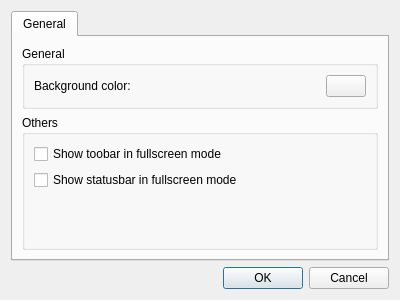
<?xml version="1.0" encoding="UTF-8"?>
<ui version="4.0">
 <class>config_dialog</class>
 <widget class="QDialog" name="config_dialog">
  <property name="windowModality">
   <enum>Qt::ApplicationModal</enum>
  </property>
  <property name="geometry">
   <rect>
    <x>0</x>
    <y>0</y>
    <width>400</width>
    <height>300</height>
   </rect>
  </property>
  <property name="windowTitle">
   <string>Pynocchio Config</string>
  </property>
  <property name="windowIcon">
   <iconset resource="../resource/main_window.qrc">
    <normaloff>:/icons/icons/freeiconmaker_14.png</normaloff>:/icons/icons/freeiconmaker_14.png</iconset>
  </property>
  <layout class="QVBoxLayout" name="verticalLayout_3">
   <item>
    <widget class="QTabWidget" name="tabWidget">
     <property name="currentIndex">
      <number>0</number>
     </property>
     <widget class="QWidget" name="tab">
      <attribute name="title">
       <string>General</string>
      </attribute>
      <layout class="QVBoxLayout" name="verticalLayout_4">
       <item>
        <widget class="QGroupBox" name="groupBox">
         <property name="title">
          <string>General</string>
         </property>
         <layout class="QVBoxLayout" name="verticalLayout">
          <item>
           <layout class="QHBoxLayout" name="horizontalLayout">
            <item>
             <widget class="QLabel" name="label">
              <property name="text">
               <string>Background color: </string>
              </property>
             </widget>
            </item>
            <item>
             <spacer name="horizontalSpacer">
              <property name="orientation">
               <enum>Qt::Horizontal</enum>
              </property>
              <property name="sizeHint" stdset="0">
               <size>
                <width>40</width>
                <height>20</height>
               </size>
              </property>
             </spacer>
            </item>
            <item>
             <widget class="ColorButton" name="background_color_button">
              <property name="text">
               <string/>
              </property>
             </widget>
            </item>
           </layout>
          </item>
         </layout>
        </widget>
       </item>
       <item>
        <widget class="QGroupBox" name="groupBox_2">
         <property name="title">
          <string>Others</string>
         </property>
         <layout class="QVBoxLayout" name="verticalLayout_2">
          <item>
           <widget class="QCheckBox" name="checkBox">
            <property name="text">
             <string>Show toobar in fullscreen mode</string>
            </property>
           </widget>
          </item>
          <item>
           <widget class="QCheckBox" name="checkBox_2">
            <property name="text">
             <string>Show statusbar in fullscreen mode</string>
            </property>
           </widget>
          </item>
          <item>
           <spacer name="verticalSpacer">
            <property name="orientation">
             <enum>Qt::Vertical</enum>
            </property>
            <property name="sizeHint" stdset="0">
             <size>
              <width>20</width>
              <height>40</height>
             </size>
            </property>
           </spacer>
          </item>
         </layout>
        </widget>
       </item>
      </layout>
     </widget>
    </widget>
   </item>
   <item>
    <widget class="QDialogButtonBox" name="buttonBox">
     <property name="orientation">
      <enum>Qt::Horizontal</enum>
     </property>
     <property name="standardButtons">
      <set>QDialogButtonBox::Cancel|QDialogButtonBox::Ok</set>
     </property>
    </widget>
   </item>
  </layout>
 </widget>
 <customwidgets>
  <customwidget>
   <class>ColorButton</class>
   <extends>QPushButton</extends>
   <header location="global">color_button.h</header>
  </customwidget>
 </customwidgets>
 <resources>
  <include location="../resource/main_window.qrc"/>
 </resources>
 <connections>
  <connection>
   <sender>buttonBox</sender>
   <signal>accepted()</signal>
   <receiver>config_dialog</receiver>
   <slot>accept()</slot>
   <hints>
    <hint type="sourcelabel">
     <x>248</x>
     <y>254</y>
    </hint>
    <hint type="destinationlabel">
     <x>157</x>
     <y>274</y>
    </hint>
   </hints>
  </connection>
  <connection>
   <sender>buttonBox</sender>
   <signal>rejected()</signal>
   <receiver>config_dialog</receiver>
   <slot>reject()</slot>
   <hints>
    <hint type="sourcelabel">
     <x>316</x>
     <y>260</y>
    </hint>
    <hint type="destinationlabel">
     <x>286</x>
     <y>274</y>
    </hint>
   </hints>
  </connection>
 </connections>
</ui>
